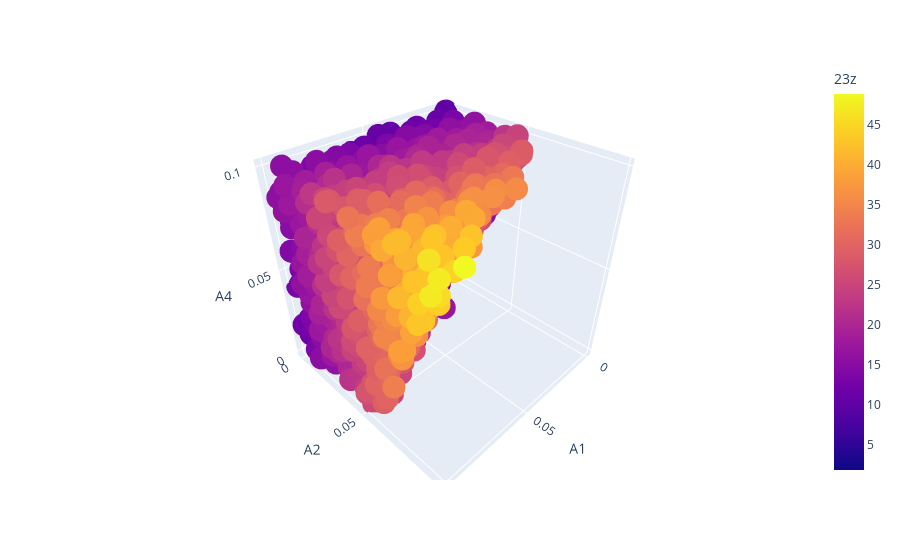

Notebook code cell kept with this figure:
### Code cell
cond = (df.A1 < 0.1) & (df.A2 < 0.1) & (df.A4 < 0.1)
px.scatter_3d(df[cond], x="A1", y="A2", z="A4", color="23z")

### Figure 1 — Plotly figure (JSON) as saved in the notebook; plotly's stock layout.template omitted (floating-point values rounded to 4 significant figures; data arrays with more than 128 entries replaced by an {"elided": "..."} marker saying what was removed)
{"data": [{"hovertemplate": "A1=%{x}<br>A2=%{y}<br>A4=%{z}<br>23z=%{marker.color}<extra></extra>", "legendgroup": "", "marker": {"color": {"elided": "1927 float values"}, "coloraxis": "coloraxis", "symbol": "circle"}, "mode": "markers", "name": "", "scene": "scene", "showlegend": false, "type": "scatter3d", "x": {"elided": "1927 float values"}, "y": {"elided": "1927 float values"}, "z": {"elided": "1927 float values"}}], "layout": {"coloraxis": {"colorbar": {"title": {"text": "23z"}}, "colorscale": [[0, "#0d0887"], [0.1111, "#46039f"], [0.2222, "#7201a8"], [0.3333, "#9c179e"], [0.4444, "#bd3786"], [0.5556, "#d8576b"], [0.6667, "#ed7953"], [0.7778, "#fb9f3a"], [0.8889, "#fdca26"], [1, "#f0f921"]]}, "legend": {"tracegroupgap": 0}, "margin": {"t": 60}, "scene": {"domain": {"x": [0, 1], "y": [0, 1]}, "xaxis": {"title": {"text": "A1"}}, "yaxis": {"title": {"text": "A2"}}, "zaxis": {"title": {"text": "A4"}}}}}
